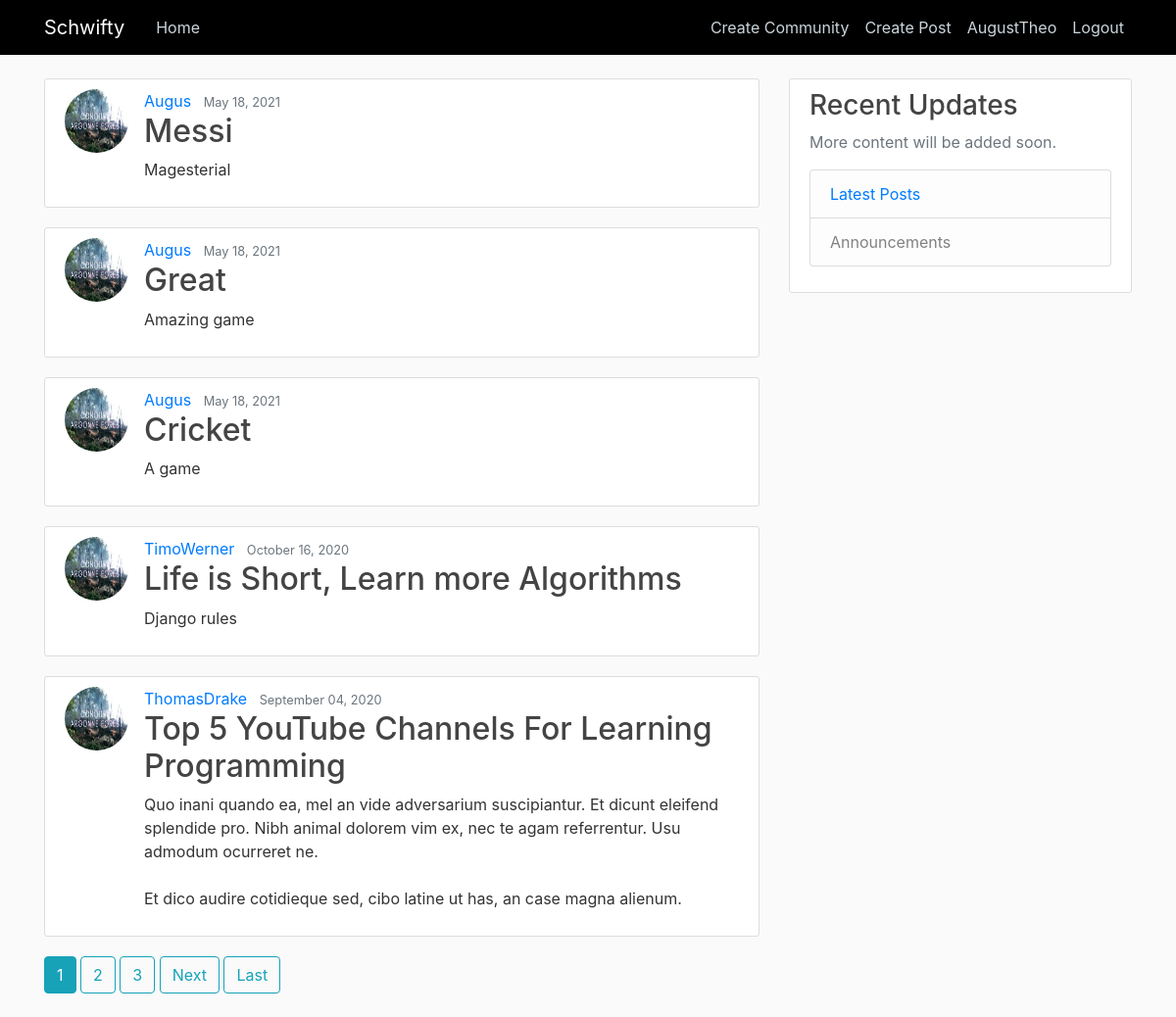
The page / (signed in) on the database its author committed.
### blog/models.py (models this page shows, shortened)
class Post(models.Model):
    title = models.CharField(max_length = 100)
    content = models.TextField()
    date_posted = models.DateTimeField(default = timezone.now)
    author = models.ForeignKey(User , on_delete= models.CASCADE)
    upvotes = models.ManyToManyField(User, blank = True, related_name='post_upvotes')
    downvotes = models.ManyToManyField(User,blank = True, related_name='post_downvotes')
    posted_to = models.ManyToManyField(Community , blank = True , related_name='posted_to_community')

### users/models.py (models this page shows, shortened)
class Profile(models.Model):
    user = models.OneToOneField(User , on_delete=models.CASCADE)
    image = models.ImageField(default = 'default.jpg' ,upload_to ='profile_pics' )

### blog/views.py (the view)
# urls.py: path('' , views.PostListView.as_view() , name = 'blog-home'),
class PostListView(ListView):
    model = Post
    template_name = 'blog/home.html' # <app>/<model>_<viewtype>.html
    context_object_name ='posts'
    ordering = ['-date_posted']
    paginate_by = 5

### blog/templates/blog/home.html (shortened to what this page needs)
{% extends "blog/base.html" %}
{% block content %}
        {% for post in posts %}
        <article class="media content-section">
          <img src="{{post.author.profile.image.url}}" class="rounded-circle article-img">
          <div class="media-body">
            <div>
                  <a class="mr-2" href="{% url 'user-posts' post.author.username %}">{{ post.author }}</a>
                <small class="text-muted">{{ post.date_posted|date:"F d, Y" }}</small>
            </div>
              <h2><a class="article-title" href="{% url 'post-detail' post.id %}">{{ post.title }}</a></h2>
              <p class="article-content">{{ post.content }}</p>
            </div>
          </article>
        {% endfor %}
        {% if is_paginated %}
            {% for num in page_obj.paginator.page_range %}
                {% if page_obj.number == num %}
                  <a class="btn btn-info mb-4" href="?page={{num}}">{{num}}</a>
                {% elif num > page_obj.number|add:'-3' and num < page_obj.number|add:'3' %}
                  <a class="btn btn-outline-info mb-4" href="?page={{num}}">{{num}}</a>
                {% endif %}
            {% endfor %}
          {% if page_obj.has_next %}
            <a class ="btn btn-outline-info mb-4" href="?page={{page_obj.next_page_number}}">Next</a>
            <a class ="btn btn-outline-info mb-4" href="?page={{page_obj.paginator.num_pages}}">Last</a>
          {% endif %}
        {% endif %}
{% endblock content %}

### blog/templates/blog/base.html (shortened to what this page needs)
{% load static %}
<html>
    <head>
    <link rel="stylesheet" href="https://maxcdn.bootstrapcdn.com/bootstrap/4.0.0/css/bootstrap.min.css">
    <link rel="stylesheet" href ="{% static 'blog/main.css'%}">
    </head>
    <body>
        <header class="site-header">
            <nav class="navbar navbar-expand-md navbar-dark bg-steel fixed-top">
              <div class="container">
                <a class="navbar-brand mr-4" href="{% url 'blog-home' %}">Schwifty</a>
                <div class="collapse navbar-collapse" id="navbarToggle">
                  <div class="navbar-nav mr-auto">
                    <a class="nav-item nav-link" href="{% url 'blog-home' %}">Home</a>
                  </div>
                  <div class="navbar-nav">
                    {% if user.is_authenticated %}
                    <a class="nav-item nav-link" href="{% url 'comm-create' %}">Create Community</a>
                      <a class="nav-item nav-link" href="{% url 'post-create' %}">Create Post</a>
                      <a class="nav-item nav-link" href ="{% url 'profile' %}">{{user.username}}</a>
                      <a class="nav-item nav-link" href="{% url 'logout' %}">Logout</a>
                    {% else %}
                      <a class="nav-item nav-link" href="{% url 'login'%}">Login</a>
                      <a class="nav-item nav-link" href="{% url 'register'%}">Register</a>
                    {% endif %}
                  </div>
                </div>
              </div>
            </nav>
          </header>
          <main role="main" class="container">
            <div class="row">
              <div class="col-md-8">
                {% block content %}{% endblock %}
              </div>
              <div class="col-md-4">
                <div class="content-section">
                  <h3>Recent Updates</h3>
                  <p class='text-muted'>More content will be added soon.
                    <ul class="list-group">
                      <li class="list-group-item list-group-item-light"><a href="{% url 'blog-home' %}">Latest Posts</a></li>
                      <li class="list-group-item list-group-item-light">Announcements</li>
                    </ul>
                  </p>
                </div>
              </div>
            </div>
          </main>
    </body>
</html>

### blog/static/blog/main.css (style rules this page uses)
body { background: #fafafa; color: #333333; margin-top: 5rem; }
h1, h2, h3, h4, h5, h6 { color: #444444; }
ul { margin: 0; }
.bg-steel { background-color:black; }
.site-header .navbar-nav .nav-link { color: #cbd5db; }
.content-section { background: #ffffff; padding: 10px 20px; border: 1px solid #dddddd; border-radius: 3px; margin-bottom: 20px; }
.article-title { color: #444444; }
.article-content { white-space: pre-line; }
.article-img { height: 65px; width: 65px; margin-right: 16px; }

### rows shown on the page
Post: author.profile.image (placeholder picture), author "Augus", date_posted "May 18, 2021", title "Messi", content "Magesterial"
Post: author.profile.image (placeholder picture), author "Augus", date_posted "May 18, 2021", title "Great", content "Amazing game"
Post: author.profile.image (placeholder picture), author "Augus", date_posted "May 18, 2021", title "Cricket", content "A game"
Post: author.profile.image (placeholder picture), author "TimoWerner", date_posted "October 16, 2020", title "Life is Short, Learn more Algorithms", content "Django rules"
Post: author.profile.image (placeholder picture), author "ThomasDrake", date_posted "September 04, 2020", title "Top 5 YouTube Channels For Learning Programming", content "Quo inani quando ea, mel an vide adversarium suscipiantur. Et dicunt eleifend splendide pro. Nibh animal dolorem vim ex, nec te agam referrentur. Usu admodum ocurreret ne. Et dico audire cotidieque sed, cibo latine ut has, an case magna alienum."

### other values the page prints
{{ user.username }} "AugustTheo"
{{ num }} "1"
{{ num }} "2" "3"
